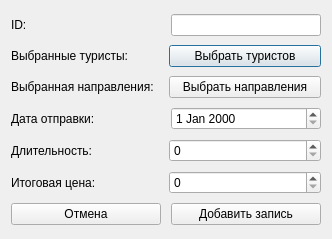
<?xml version="1.0" encoding="UTF-8"?>
<ui version="4.0">
 <class>NewTouristPackageEntryDialog</class>
 <widget class="QDialog" name="NewTouristPackageEntryDialog">
  <property name="geometry">
   <rect>
    <x>0</x>
    <y>0</y>
    <width>332</width>
    <height>239</height>
   </rect>
  </property>
  <property name="sizePolicy">
   <sizepolicy hsizetype="Maximum" vsizetype="Maximum">
    <horstretch>0</horstretch>
    <verstretch>0</verstretch>
   </sizepolicy>
  </property>
  <property name="windowTitle">
   <string>Dialog</string>
  </property>
  <layout class="QVBoxLayout" name="verticalLayout">
   <item>
    <layout class="QHBoxLayout" name="idLayout">
     <item>
      <widget class="QLabel" name="idLabel">
       <property name="text">
        <string>ID:</string>
       </property>
      </widget>
     </item>
     <item>
      <widget class="QLineEdit" name="idLineEdit">
       <property name="sizePolicy">
        <sizepolicy hsizetype="Fixed" vsizetype="Fixed">
         <horstretch>0</horstretch>
         <verstretch>0</verstretch>
        </sizepolicy>
       </property>
       <property name="minimumSize">
        <size>
         <width>150</width>
         <height>0</height>
        </size>
       </property>
       <property name="autoFillBackground">
        <bool>false</bool>
       </property>
       <property name="frame">
        <bool>true</bool>
       </property>
       <property name="readOnly">
        <bool>true</bool>
       </property>
      </widget>
     </item>
    </layout>
   </item>
   <item>
    <layout class="QHBoxLayout" name="firstNameLayout">
     <item>
      <widget class="QLabel" name="firstNameLabel">
       <property name="text">
        <string>Выбранные туристы:</string>
       </property>
      </widget>
     </item>
     <item>
      <widget class="QPushButton" name="choiceTouristButton">
       <property name="text">
        <string>Выбрать туристов</string>
       </property>
      </widget>
     </item>
    </layout>
   </item>
   <item>
    <layout class="QHBoxLayout" name="lastNameLayout">
     <item>
      <widget class="QLabel" name="lastNameLabel">
       <property name="text">
        <string>Выбранная направления:</string>
       </property>
      </widget>
     </item>
     <item>
      <widget class="QPushButton" name="choiseDirectionsButton">
       <property name="text">
        <string>Выбрать направления</string>
       </property>
      </widget>
     </item>
    </layout>
   </item>
   <item>
    <layout class="QHBoxLayout" name="surnameLayout">
     <item>
      <widget class="QLabel" name="surnameLabel">
       <property name="text">
        <string>Дата отправки:</string>
       </property>
      </widget>
     </item>
     <item>
      <widget class="QDateEdit" name="dateEdit">
       <property name="sizePolicy">
        <sizepolicy hsizetype="Fixed" vsizetype="Fixed">
         <horstretch>0</horstretch>
         <verstretch>0</verstretch>
        </sizepolicy>
       </property>
       <property name="minimumSize">
        <size>
         <width>150</width>
         <height>0</height>
        </size>
       </property>
      </widget>
     </item>
    </layout>
   </item>
   <item>
    <layout class="QHBoxLayout" name="genderLayout">
     <item>
      <widget class="QLabel" name="genderLabel">
       <property name="text">
        <string>Длительность:</string>
       </property>
      </widget>
     </item>
     <item>
      <widget class="QSpinBox" name="durationSpinBox">
       <property name="maximum">
        <number>2147483647</number>
       </property>
      </widget>
     </item>
    </layout>
   </item>
   <item>
    <layout class="QHBoxLayout" name="horizontalLayout">
     <item>
      <widget class="QLabel" name="birthDateLabel">
       <property name="text">
        <string>Итоговая цена:</string>
       </property>
      </widget>
     </item>
     <item>
      <widget class="QSpinBox" name="priceSpinBox">
       <property name="maximum">
        <number>2147483647</number>
       </property>
      </widget>
     </item>
    </layout>
   </item>
   <item>
    <layout class="QHBoxLayout" name="dialogButtonLayout">
     <item>
      <widget class="QPushButton" name="cancelButton">
       <property name="minimumSize">
        <size>
         <width>150</width>
         <height>0</height>
        </size>
       </property>
       <property name="text">
        <string>Отмена</string>
       </property>
      </widget>
     </item>
     <item>
      <spacer name="horizontalSpacer">
       <property name="orientation">
        <enum>Qt::Orientation::Horizontal</enum>
       </property>
       <property name="sizeHint" stdset="0">
        <size>
         <width>40</width>
         <height>20</height>
        </size>
       </property>
      </spacer>
     </item>
     <item>
      <widget class="QPushButton" name="addEntryButton">
       <property name="sizePolicy">
        <sizepolicy hsizetype="Minimum" vsizetype="Fixed">
         <horstretch>0</horstretch>
         <verstretch>0</verstretch>
        </sizepolicy>
       </property>
       <property name="minimumSize">
        <size>
         <width>150</width>
         <height>0</height>
        </size>
       </property>
       <property name="text">
        <string>Добавить запись</string>
       </property>
      </widget>
     </item>
    </layout>
   </item>
  </layout>
 </widget>
 <resources/>
 <connections/>
</ui>
